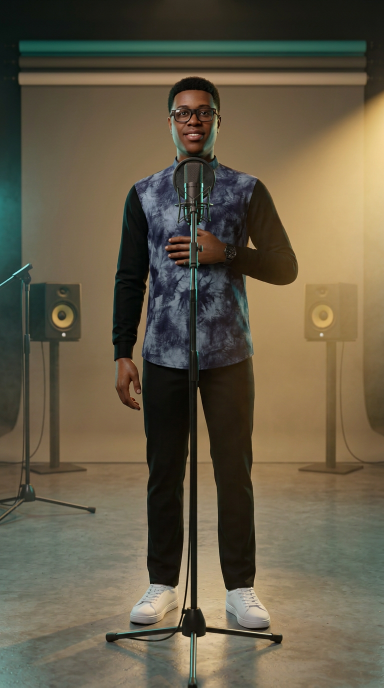
#> input picture productions/gbetche-vivi/personnages/anim-01.png, 768 x 1376 px (shown at 1/2 size); its folder holds only this picture in this run
$ python faces.py
#> lines starting #> are read from the running program, lines starting #| are printed output that depends on the picture; after the words box and inside, x2 and y2 are one past the last pixel; in counts of white or black regions, pixels touching at a corner belong together
#!/usr/bin/env python3
# -*- coding: utf-8 -*-
"""Detection de la tete/du visage dans un fond de la production (echelle source).

Pourquoi : la regle v5.7 « paroles centrees sur H/2 » peut poser le bloc de texte sur un
gros plan de visage. Le moteur de rendu appelle `face_box()` pour deplacer le bloc sous le
menton quand il y a chevauchement, puis `audit_overlap()` verifiera que **zero frame** ne
montre d'encre de parole dans la boite du visage.

Heuristique (volontairement simple, mesurable et reproductible, pas de modele externe) :
  1. cheveux = rangee sombre (Y < 60) de largeur 6 a 50 % de la frame, dans la colonne centrale ;
  2. visage = peau du rendu 3D (Cr 112-148, Cb 124-160, Y 35-215) dans la meme colonne ;
  3. boite = du sommet des cheveux jusqu'au bas du visage, elargie d'un padding.
"""
import os
import numpy as np
from PIL import Image

CENTER = (0.18, 0.82)      # bande de colonnes consideree (fraction de la largeur)
HAIR_Y = 60
PADDING = 0.035            # en fraction de la hauteur


def _masks(im):
    a = np.asarray(im.convert("RGB")).astype(np.int16)
    y = 0.299 * a[..., 0] + 0.587 * a[..., 1] + 0.114 * a[..., 2]
    cr = 128 - 0.168736 * a[..., 0] - 0.331264 * a[..., 1] + 0.5 * a[..., 2]
    cb = 128 + 0.5 * a[..., 0] - 0.418688 * a[..., 1] - 0.081312 * a[..., 2]
    hair = y < HAIR_Y
    skin = (cr > 112) & (cr < 148) & (cb > 124) & (cb < 160) & (y > 35) & (y < 215)
    return hair, skin, y


def face_box(path, scale=1.0):
    """Retourne (x0, y0, x1, y1) en pixels d'affichage (scale = 1080 / largeur source)."""
    im = Image.open(path)
    w, h = im.size
    hair, skin, _ = _masks(im)
    c0, c1 = int(w * CENTER[0]), int(w * CENTER[1])
    band = slice(c0, c1)
    bw = c1 - c0
    fg = (hair | skin)

    # sommet des cheveux : premiere rangee dont la contiguiter sombre depasse 6 % de la bande
    y_top = None
    for i in range(int(h * 0.03), int(h * 0.62)):
        row = hair[i, band]
        if not row.any():
            continue
        # plus longue sequence continue de cheveux
        idx = np.flatnonzero(row)
        runs = np.split(idx, np.where(np.diff(idx) > 2)[0] + 1)
        if max(len(r) for r in runs) / bw > 0.06:
            y_top = i
            break
    if y_top is None:
        rows = np.flatnonzero(fg[:, band].sum(axis=1) > bw * 0.10)
        rows = rows[(rows > h * 0.03) & (rows < h * 0.62)]
        if len(rows) == 0:
            return None
        y_top = int(rows[0])

    # bas du visage : derniere rangee (dans 45 % de hauteur) ou peau + cheveux tiennent >= 12 %
    lim = min(h, y_top + int(h * 0.45))
    y_bot = y_top
    last_ok = None
    for i in range(y_top, lim):
        cov = fg[i, band].mean()
        if cov >= 0.12:
            last_ok = i
        elif last_ok is not None and i - last_ok > int(h * 0.03):
            break
    y_bot = last_ok if last_ok is not None else min(lim, y_top + int(h * 0.12))

    # largeur : etendue horizontale des pixels visage sur les rangees retenues
    sub = skin[y_top:y_bot + 1, :]
    cols = np.flatnonzero(sub.any(axis=0))
    if len(cols) > 4:
        x0, x1 = int(cols[0]), int(cols[-1])
        pad = int((x1 - x0) * 0.18 + w * 0.02)
        x0, x1 = max(0, x0 - pad), min(w - 1, x1 + pad)
    else:
        x0, x1 = c0, c1
    pad_y = int(h * PADDING)
    y0 = max(0, y_top - pad_y)
    y1 = min(h - 1, y_bot + int(pad_y * 1.6))
    return tuple(int(v * scale) for v in (x0, y0, x1, y1))


def audit_overlap(frame_rgb, box, ink_mask):
    """Recouvrement encre de paroles / boite du visage, en pixels carres."""
    a = np.asarray(frame_rgb.convert("L")).astype(np.int16)
    del a
    x0, y0, x1, y1 = box
    inter = ink_mask[y0:y1 + 1, x0:x1 + 1]
    return int(inter.sum()) if inter.size else 0


if __name__ == "__main__":
    import glob, sys
    from PIL import ImageDraw
    pers = os.path.join(os.path.dirname(os.path.abspath(__file__)), "personnages")
    files = sorted(glob.glob(os.path.join(pers, "anim-*.png")))
    tw, th = 200, 358
    cols, rows = 5, (len(files) + 4) // 5
    sheet = Image.new("RGB", (cols * (tw + 8) + 8, rows * (th + 24) + 8), (12, 12, 14))
    d = ImageDraw.Draw(sheet)
    for i, f in enumerate(files):
        im = Image.open(f).convert("RGB")
#> im is the input picture: PIL image 768x1376 RGB; mean R, G, B 101.2, 92, 71.7
        box = face_box(f)
#> in _masks, `y = 0.299 * a[..., 0] + 0.587 * a[..., 1] + 0.114 * a[..., 2]`:
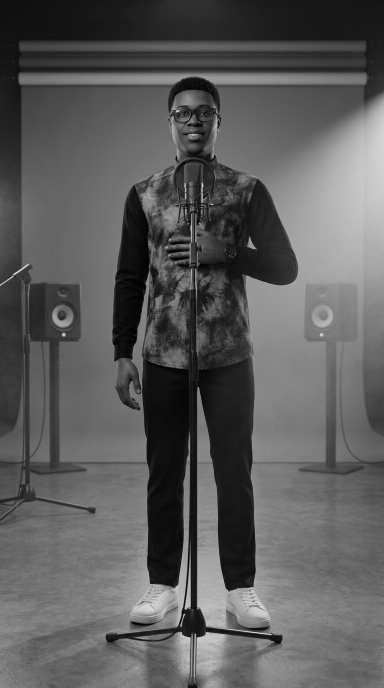
#> y: shape (1376, 768) float64 (shown at 1/2 size); min 0, max 246, mean 92.4
#> in _masks, `cr = 128 - 0.168736 * a[..., 0] - 0.331264 * a[..., 1] + 0.5 * a[..., 2]`:
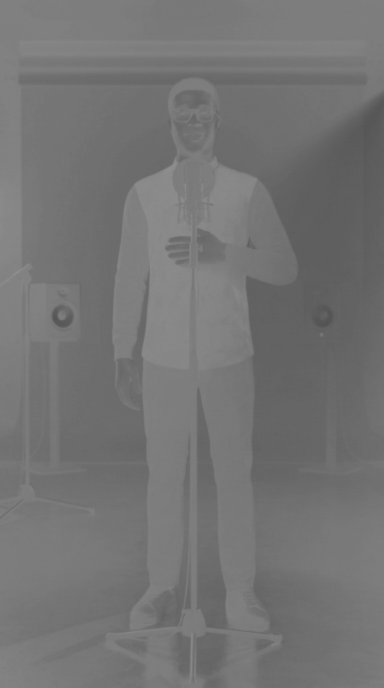
#> cr: shape (1376, 768) float64 (shown at 1/2 size); min 82.76, max 143.7, mean 116.3
#> in _masks, `cb = 128 + 0.5 * a[..., 0] - 0.418688 * a[..., 1] - 0.081312 * a[..., 2]`:
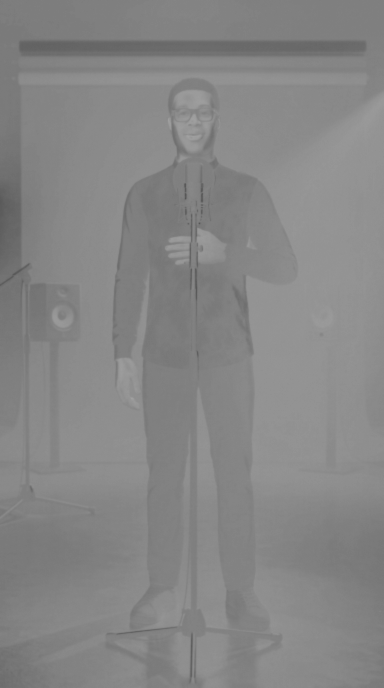
#> cb: shape (1376, 768) float64 (shown at 1/2 size); min 82.89, max 161.4, mean 134.2
#> in _masks, `hair = y < HAIR_Y`:
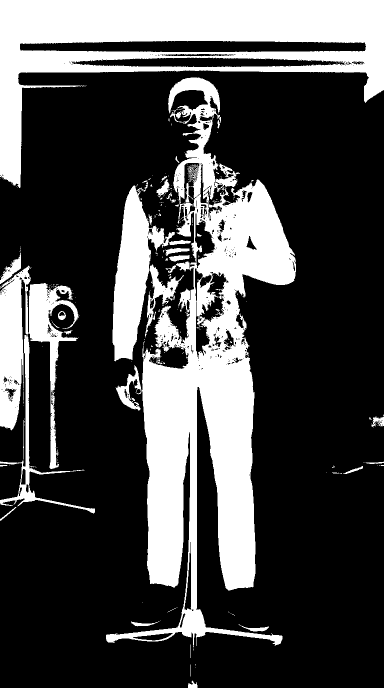
#> hair: shape (1376, 768) bool (shown at 1/2 size); 28.3% white; 304 white regions (260 under 20 px), largest, box (x1, y1, x2, y2) and area: (212, 155, 592, 1292) 142954, (0, 0, 768, 376) 101135, (225, 369, 382, 723) 18785
#> in _masks, `skin = (cr > 112) & (cr < 148) & (cb > 124) & (cb < 160) & (y > 35) & ..`: skin: shape (1376, 768) bool; 40.3% white; 1681 white regions (1566 under 20 px), largest, box (x1, y1, x2, y2) and area: (0, 111, 768, 1376) 286900, (486, 908, 768, 1376) 70869, (283, 0, 500, 80) 14072
#> in face_box, `fg = (hair | skin)`:
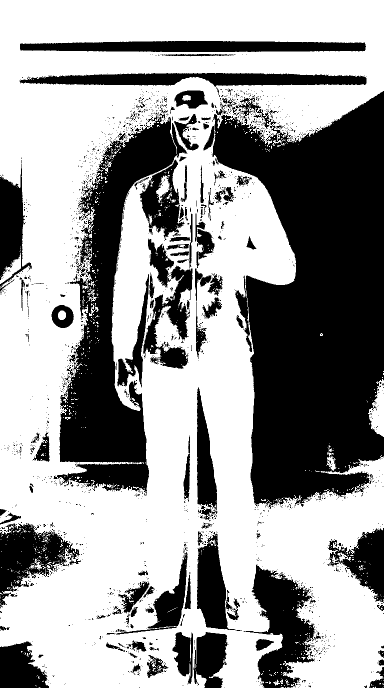
#> fg: shape (1376, 768) bool (shown at 1/2 size); 60.7% white; 2066 black regions (1914 under 20 px), largest, box (x1, y1, x2, y2) and area: (425, 182, 768, 1018) 187998, (107, 227, 375, 992) 70636, (487, 1129, 631, 1376) 17229
#> the loop in face_box, `for i in range(y_top, lim):` made 619 passes
#> cov on passes 1 to 12: 1, 1, 1, 1, 1, 1, 1, 1, 1, 1, 1, 1
#> in face_box, `sub = skin[y_top:y_bot + 1, :]`:
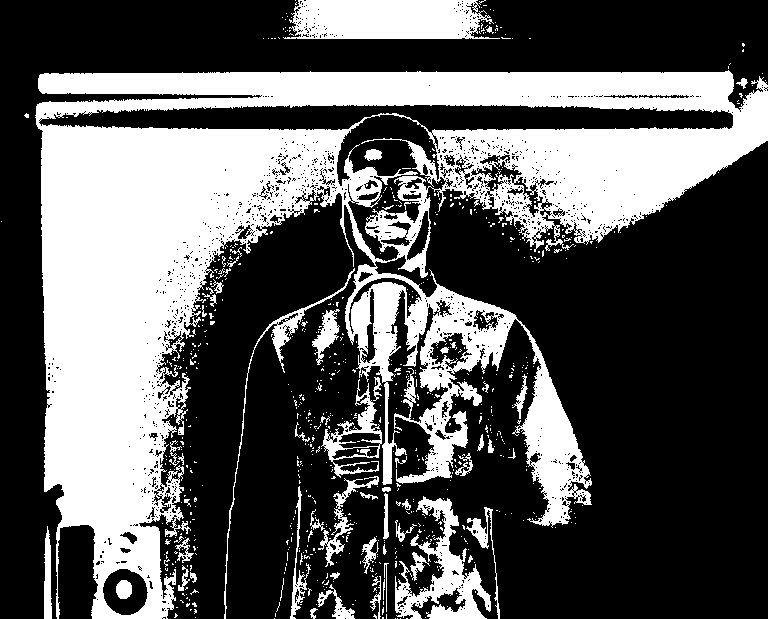
#> sub: shape (619, 768) bool; 35.5% white; 733 white regions (673 under 20 px), largest, box (x1, y1, x2, y2) and area: (35, 70, 768, 619) 145392, (283, 0, 500, 39) 7020, (395, 496, 491, 619) 4215
#> in face_box, `cols = np.flatnonzero(sub.any(axis=0))`: cols = 739 values from 1 to 767
#> in face_box, `x0, x1 = int(cols[0]), int(cols[-1])`: x0 = 1; x1 = 767
#> in face_box, `pad = int((x1 - x0) * 0.18 + w * 0.02)`: pad = 153
#> in face_box, `x0, x1 = max(0, x0 - pad), min(w - 1, x1 + pad)`: x0 = 0
#> box = (0, 0, 767, 735)
        ox, oy = 8 + (i % cols) * (tw + 8), 24 + (i // cols) * (th + 24)
        t = im.copy(); t.thumbnail((tw, th))
        sheet.paste(t, (ox, oy))
        d.text((ox + 2, oy + th + 4), os.path.basename(f).replace(".png", ""), fill=(235, 235, 235))
        if box:
            s_ = t.size[0] / im.size[0]
#> s_ = 0.26
            d.rectangle([ox + box[0] * s_, oy + box[1] * s_, ox + box[2] * s_, oy + box[3] * s_],
                        outline=(255, 60, 60), width=2)
            print(os.path.basename(f).replace(".png", ""), "boite", box, "-> bas/hauteur %.3f" % (box[3] / im.size[1]))
#| anim-01 boite (0, 0, 767, 735) -> bas/hauteur 0.534
        else:
            print(os.path.basename(f).replace(".png", ""), "AUCUNE BOITE")
    out = os.path.join(os.path.dirname(os.path.abspath(__file__)), "QC-boites-visage.jpg")
    sheet.save(out, quality=90)
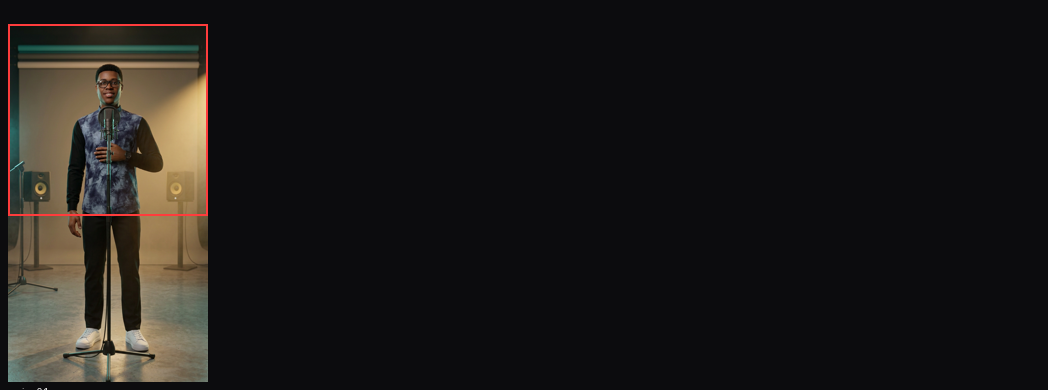
#> saved as QC-boites-visage.jpg: PIL image 1048x390 RGB; mean R, G, B 28.3, 26, 24.1
    for f in files:
        print(os.path.basename(f).replace(".png", ""), face_box(f))
#> the loop in face_box (call 2), `for i in range(y_top, lim):` made 619 passes
    print("QC ->", out)

$ run again, on productions/gbetche-vivi/personnages/anim-14.png
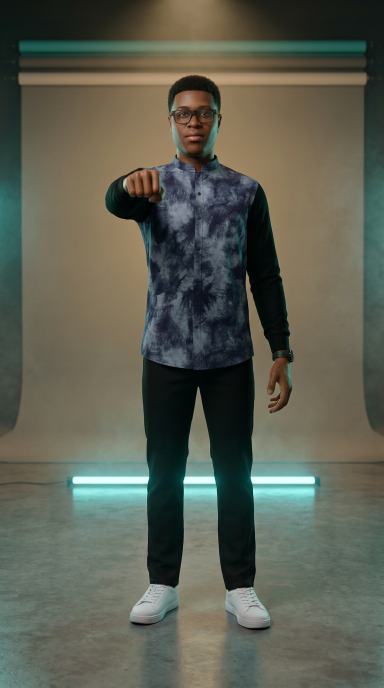
#> input picture productions/gbetche-vivi/personnages/anim-14.png, 768 x 1376 px (shown at 1/2 size)
#> im is the input picture: PIL image 768x1376 RGB; mean R, G, B 92.2, 95, 82.1
#> in _masks, `hair = y < HAIR_Y`:
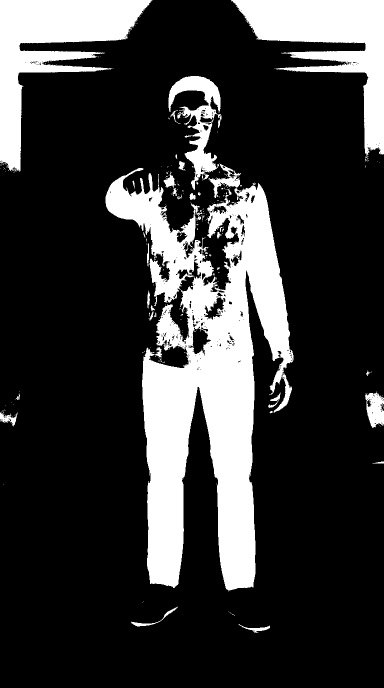
#> hair: shape (1376, 768) bool (shown at 1/2 size); 21.7% white; 260 white regions (227 under 20 px), largest, box (x1, y1, x2, y2) and area: (211, 327, 587, 1183) 140833, (0, 0, 305, 344) 38308, (462, 0, 768, 313) 36108
#> skin: shape (1376, 768) bool; 45.8% white; 3022 white regions (2906 under 20 px), largest, box (x1, y1, x2, y2) and area: (0, 0, 768, 1054) 334899, (317, 1041, 755, 1376) 73739, (54, 1061, 348, 1376) 48074
#> fg: shape (1376, 768) bool; 64.7% white; 1748 black regions (1648 under 20 px), largest, box (x1, y1, x2, y2) and area: (58, 108, 715, 736) 131276, (0, 887, 301, 1376) 73675, (498, 893, 768, 1376) 63199
#> the loop in face_box, `for i in range(y_top, lim):` made 619 passes
#> cov on passes 1 to 8: 0.695, 0.701, 0.695, 0.695, 0.692, 0.699, 0.697, 0.703
#> sub: shape (619, 768) bool; 40.7% white; 1394 white regions (1326 under 20 px), largest, box (x1, y1, x2, y2) and area: (35, 0, 747, 619) 175632, (209, 110, 444, 440) 8265, (413, 362, 480, 434) 1067
#> cols = 762 values from 0 to 767
#> x0 = 0; x1 = 767
#> pad = 153
#> box = (0, 0, 767, 735)
#| anim-14 boite (0, 0, 767, 735) -> bas/hauteur 0.534
#> `sheet.save(out, quality=90)`:
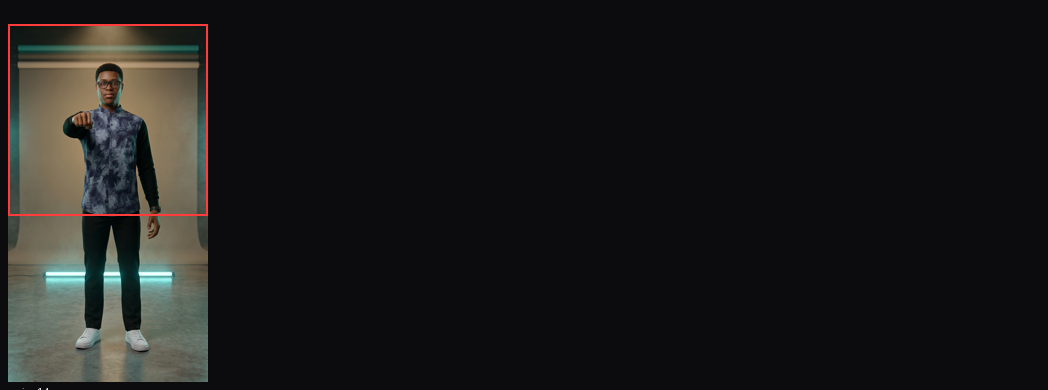
#> saved as QC-boites-visage.jpg: PIL image 1048x390 RGB; mean R, G, B 26.8, 26.5, 25.9
#> the loop in face_box (call 2), `for i in range(y_top, lim):` made 619 passes

$ run again, on productions/gbetche-vivi/personnages/anim-17.png
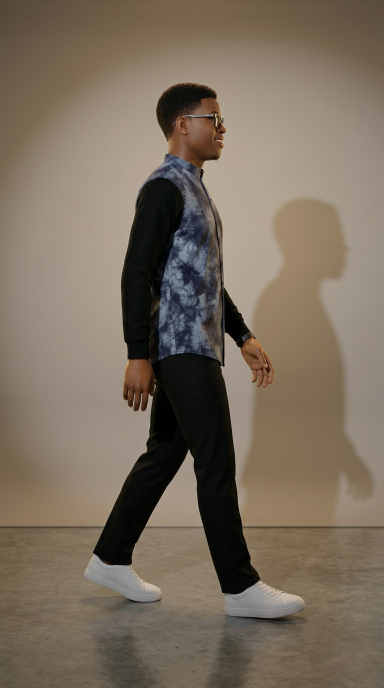
#> input picture productions/gbetche-vivi/personnages/anim-17.png, 768 x 1376 px (shown at 1/2 size)
#> im is the input picture: PIL image 768x1376 RGB; mean R, G, B 122.7, 109.7, 94.5
#> in _masks, `hair = y < HAIR_Y`:
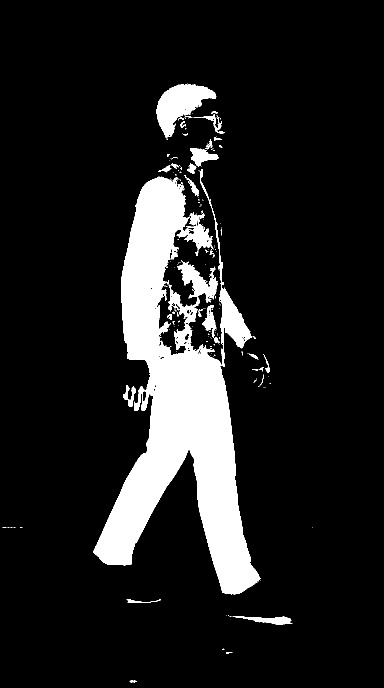
#> hair: shape (1376, 768) bool (shown at 1/2 size); 12% white; 176 white regions (142 under 20 px), largest, box (x1, y1, x2, y2) and area: (186, 338, 521, 1189) 114402, (313, 167, 433, 276) 6208, (380, 296, 438, 333) 1067
#> skin: shape (1376, 768) bool; 77.9% white; 2475 black regions (2405 under 20 px), largest, box (x1, y1, x2, y2) and area: (186, 310, 520, 1188) 122158, (448, 398, 692, 795) 47353, (482, 818, 675, 1053) 27220
#> fg: shape (1376, 768) bool; 88.8% white; 2442 black regions (2366 under 20 px), largest, box (x1, y1, x2, y2) and area: (481, 398, 692, 795) 44110, (482, 818, 675, 1053) 27220, (317, 459, 416, 710) 10304
#> the loop in face_box, `for i in range(y_top, lim):` made 619 passes
#> cov on passes 1 to 8: 0.941, 0.961, 0.98, 0.978, 0.986, 0.98, 0.984, 0.986
#> sub: shape (619, 768) bool; 73.7% white; 470 black regions (452 under 20 px), largest, box (x1, y1, x2, y2) and area: (242, 140, 453, 619) 62722, (448, 228, 692, 619) 47321, (335, 27, 453, 188) 7245
#> cols = 768 values from 0 to 767
#> x0 = 0; x1 = 767
#> pad = 153
#> box = (0, 122, 767, 864)
#| anim-17 boite (0, 122, 767, 864) -> bas/hauteur 0.628
#> `sheet.save(out, quality=90)`:
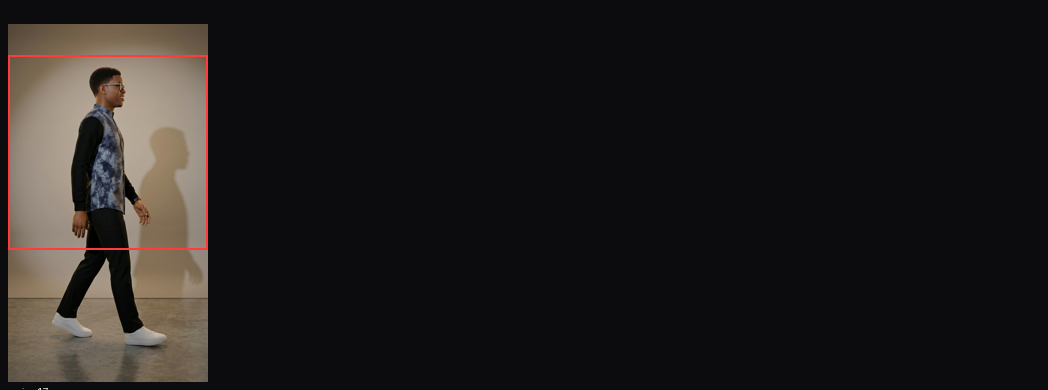
#> saved as QC-boites-visage.jpg: PIL image 1048x390 RGB; mean R, G, B 31.9, 28.9, 28
#> the loop in face_box (call 2), `for i in range(y_top, lim):` made 619 passes

$ run again, on productions/gbetche-vivi/personnages/anim-20.png
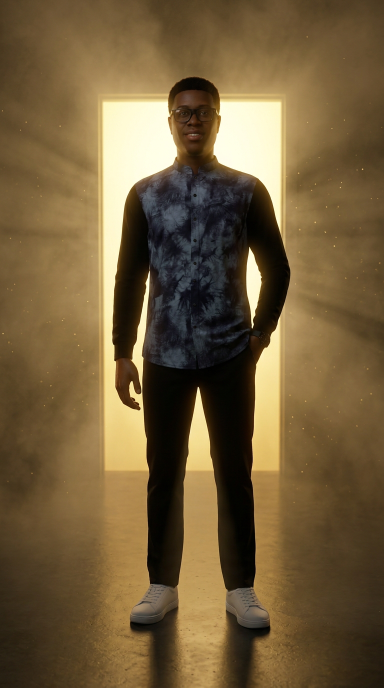
#> input picture productions/gbetche-vivi/personnages/anim-20.png, 768 x 1376 px (shown at 1/2 size)
#> im is the input picture: PIL image 768x1376 RGB; mean R, G, B 114.3, 93.6, 59.8
#> hair: shape (1376, 768) bool; 25.1% white; 533 white regions (506 under 20 px), largest, box (x1, y1, x2, y2) and area: (225, 154, 581, 1183) 182258, (624, 999, 768, 1376) 33980, (0, 1080, 145, 1376) 28873
#> skin: shape (1376, 768) bool; 12.1% white; 1200 white regions (1102 under 20 px), largest, box (x1, y1, x2, y2) and area: (635, 1001, 768, 1376) 32033, (0, 1041, 144, 1376) 28638, (270, 312, 525, 506) 14764
#> fg: shape (1376, 768) bool; 28.3% white; 573 white regions (543 under 20 px), largest, box (x1, y1, x2, y2) and area: (225, 154, 581, 1376) 214776, (623, 999, 768, 1376) 38844, (0, 1041, 146, 1376) 33178
#> the loop in face_box, `for i in range(y_top, lim):` made 136 passes
#> cov on passes 1 to 8: 0.0652, 0.0774, 0.0916, 0.0957, 0.102, 0.114, 0.118, 0.122
#> sub: shape (94, 768) bool; 3.2% white; 47 white regions (41 under 20 px), largest, box (x1, y1, x2, y2) and area: (352, 24, 423, 94) 1817, (399, 61, 419, 86) 262, (0, 1, 8, 24) 77, (407, 52, 418, 60) 36, (341, 28, 350, 40) 29, (405, 87, 411, 94) 22
#> cols = 98 values from 0 to 767
#> x0 = 0; x1 = 767
#> pad = 153
#> box = (0, 108, 767, 325)
#| anim-20 boite (0, 108, 767, 325) -> bas/hauteur 0.236
#> `sheet.save(out, quality=90)`:
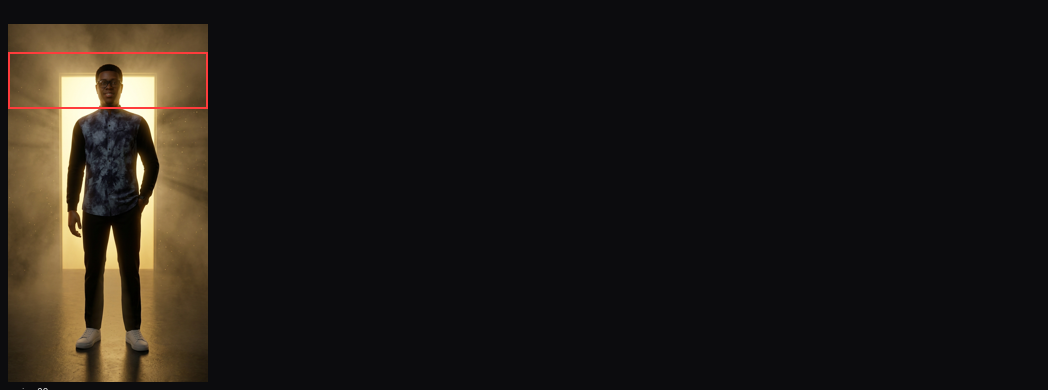
#> saved as QC-boites-visage.jpg: PIL image 1048x390 RGB; mean R, G, B 30.2, 26.2, 22
#> the loop in face_box (call 2), `for i in range(y_top, lim):` made 136 passes
